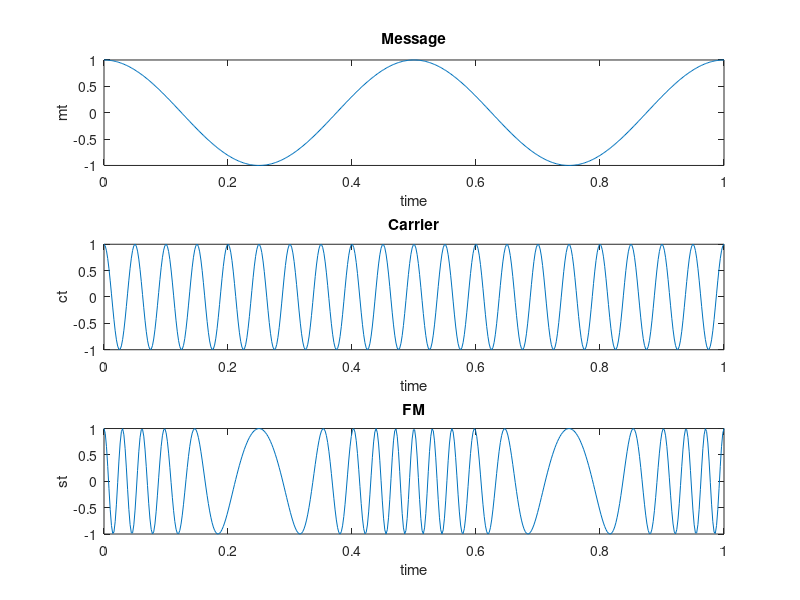

This chart was generated by the following MATLAB code:
  close all;
  kf=14;
  am=1;
  fm=2;
  beta=(kf*am)/fm;
  t=linspace(0,1,500);
  ac=1;
  fc=20;
  st=ac*cos(2*pi*fc*t+beta*sin(2*pi*fm*t));
  mt=am*cos(2*pi*fm*t);
  ct=ac*cos(2*pi*fc*t);
  subplot(3,1,1);
  plot(t,mt);
  title('Message');
  xlabel('time');
  ylabel('mt');
  subplot(3,1,1);
  plot(t,mt);
  title('Message');
  xlabel('time');
  ylabel('mt');
  subplot(3,1,2);
  plot(t,ct);
  title('Carrier');
  xlabel('time');
  ylabel('ct');
  subplot(3,1,3);
  plot(t,st);
  title('FM');
  xlabel('time');
  ylabel('st');